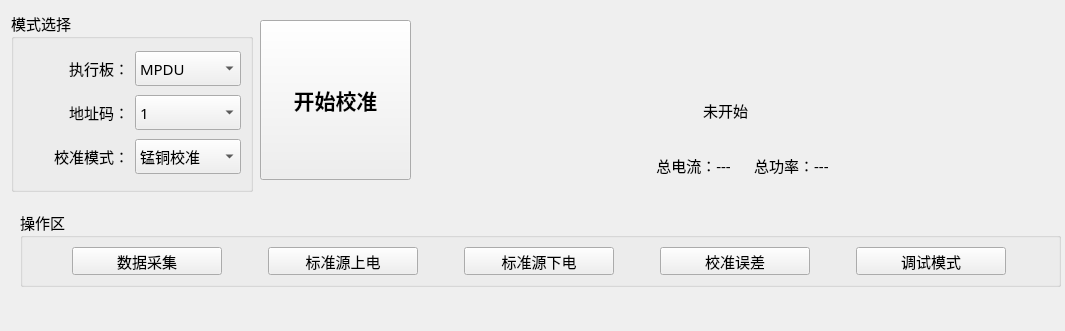
<?xml version="1.0" encoding="UTF-8"?>
<ui version="4.0">
 <class>ModeSelectWid</class>
 <widget class="QWidget" name="ModeSelectWid">
  <property name="geometry">
   <rect>
    <x>0</x>
    <y>0</y>
    <width>1065</width>
    <height>331</height>
   </rect>
  </property>
  <property name="font">
   <font>
    <family>微软雅黑</family>
    <pointsize>11</pointsize>
   </font>
  </property>
  <property name="windowTitle">
   <string>Form</string>
  </property>
  <widget class="QGroupBox" name="groupBox_1">
   <property name="geometry">
    <rect>
     <x>11</x>
     <y>11</y>
     <width>242</width>
     <height>181</height>
    </rect>
   </property>
   <property name="title">
    <string>模式选择</string>
   </property>
   <layout class="QGridLayout" name="gridLayout">
    <item row="2" column="1">
     <widget class="QComboBox" name="modeBox">
      <property name="minimumSize">
       <size>
        <width>0</width>
        <height>35</height>
       </size>
      </property>
      <property name="editable">
       <bool>false</bool>
      </property>
      <item>
       <property name="text">
        <string>锰铜校准</string>
       </property>
      </item>
      <item>
       <property name="text">
        <string>互感器校准</string>
       </property>
      </item>
     </widget>
    </item>
    <item row="2" column="0">
     <widget class="QLabel" name="label_4">
      <property name="minimumSize">
       <size>
        <width>0</width>
        <height>35</height>
       </size>
      </property>
      <property name="text">
       <string>校准模式：</string>
      </property>
      <property name="alignment">
       <set>Qt::AlignRight|Qt::AlignTrailing|Qt::AlignVCenter</set>
      </property>
     </widget>
    </item>
    <item row="0" column="0">
     <widget class="QLabel" name="label_5">
      <property name="minimumSize">
       <size>
        <width>0</width>
        <height>35</height>
       </size>
      </property>
      <property name="text">
       <string>执行板：</string>
      </property>
      <property name="alignment">
       <set>Qt::AlignRight|Qt::AlignTrailing|Qt::AlignVCenter</set>
      </property>
     </widget>
    </item>
    <item row="1" column="0">
     <widget class="QLabel" name="label_6">
      <property name="minimumSize">
       <size>
        <width>0</width>
        <height>35</height>
       </size>
      </property>
      <property name="text">
       <string>地址码：</string>
      </property>
      <property name="alignment">
       <set>Qt::AlignRight|Qt::AlignTrailing|Qt::AlignVCenter</set>
      </property>
     </widget>
    </item>
    <item row="0" column="1">
     <widget class="QComboBox" name="devTypeBox">
      <property name="minimumSize">
       <size>
        <width>0</width>
        <height>35</height>
       </size>
      </property>
      <property name="editable">
       <bool>false</bool>
      </property>
      <item>
       <property name="text">
        <string>MPDU</string>
       </property>
      </item>
      <item>
       <property name="text">
        <string>ZPDU</string>
       </property>
      </item>
     </widget>
    </item>
    <item row="1" column="1">
     <widget class="QComboBox" name="addrBox">
      <property name="minimumSize">
       <size>
        <width>0</width>
        <height>35</height>
       </size>
      </property>
      <item>
       <property name="text">
        <string>1</string>
       </property>
      </item>
      <item>
       <property name="text">
        <string>2</string>
       </property>
      </item>
      <item>
       <property name="text">
        <string>3</string>
       </property>
      </item>
      <item>
       <property name="text">
        <string>4</string>
       </property>
      </item>
     </widget>
    </item>
   </layout>
  </widget>
  <widget class="QPushButton" name="startBtn">
   <property name="geometry">
    <rect>
     <x>260</x>
     <y>20</y>
     <width>151</width>
     <height>160</height>
    </rect>
   </property>
   <property name="minimumSize">
    <size>
     <width>0</width>
     <height>160</height>
    </size>
   </property>
   <property name="font">
    <font>
     <pointsize>16</pointsize>
     <weight>75</weight>
     <bold>true</bold>
    </font>
   </property>
   <property name="text">
    <string>开始校准</string>
   </property>
  </widget>
  <widget class="QLabel" name="statusLab">
   <property name="geometry">
    <rect>
     <x>500</x>
     <y>80</y>
     <width>451</width>
     <height>61</height>
    </rect>
   </property>
   <property name="text">
    <string>未开始</string>
   </property>
   <property name="alignment">
    <set>Qt::AlignCenter</set>
   </property>
  </widget>
  <widget class="QLabel" name="resLab">
   <property name="geometry">
    <rect>
     <x>480</x>
     <y>150</y>
     <width>521</width>
     <height>30</height>
    </rect>
   </property>
   <property name="text">
    <string> 总电流：---      总功率：---</string>
   </property>
   <property name="alignment">
    <set>Qt::AlignCenter</set>
   </property>
  </widget>
  <widget class="QGroupBox" name="groupBox_2">
   <property name="geometry">
    <rect>
     <x>20</x>
     <y>210</y>
     <width>1041</width>
     <height>77</height>
    </rect>
   </property>
   <property name="title">
    <string>操作区</string>
   </property>
   <layout class="QGridLayout" name="gridLayout_2">
    <item row="0" column="0">
     <widget class="QPushButton" name="reBtn">
      <property name="maximumSize">
       <size>
        <width>150</width>
        <height>16777215</height>
       </size>
      </property>
      <property name="text">
       <string>数据采集</string>
      </property>
     </widget>
    </item>
    <item row="0" column="1">
     <widget class="QPushButton" name="onBtn">
      <property name="maximumSize">
       <size>
        <width>150</width>
        <height>16777215</height>
       </size>
      </property>
      <property name="text">
       <string>标准源上电</string>
      </property>
     </widget>
    </item>
    <item row="0" column="2">
     <widget class="QPushButton" name="downBtn">
      <property name="maximumSize">
       <size>
        <width>150</width>
        <height>16777215</height>
       </size>
      </property>
      <property name="text">
       <string>标准源下电</string>
      </property>
     </widget>
    </item>
    <item row="0" column="3">
     <widget class="QPushButton" name="errBtn">
      <property name="maximumSize">
       <size>
        <width>150</width>
        <height>16777215</height>
       </size>
      </property>
      <property name="text">
       <string>校准误差</string>
      </property>
     </widget>
    </item>
    <item row="0" column="4">
     <widget class="QPushButton" name="deBtn">
      <property name="maximumSize">
       <size>
        <width>150</width>
        <height>16777215</height>
       </size>
      </property>
      <property name="text">
       <string>调试模式</string>
      </property>
     </widget>
    </item>
   </layout>
  </widget>
  <widget class="QWidget" name="serialWid" native="true">
   <property name="geometry">
    <rect>
     <x>480</x>
     <y>10</y>
     <width>270</width>
     <height>60</height>
    </rect>
   </property>
  </widget>
  <widget class="QWidget" name="sourceWid" native="true">
   <property name="geometry">
    <rect>
     <x>780</x>
     <y>10</y>
     <width>270</width>
     <height>60</height>
    </rect>
   </property>
  </widget>
 </widget>
 <resources/>
 <connections/>
</ui>
